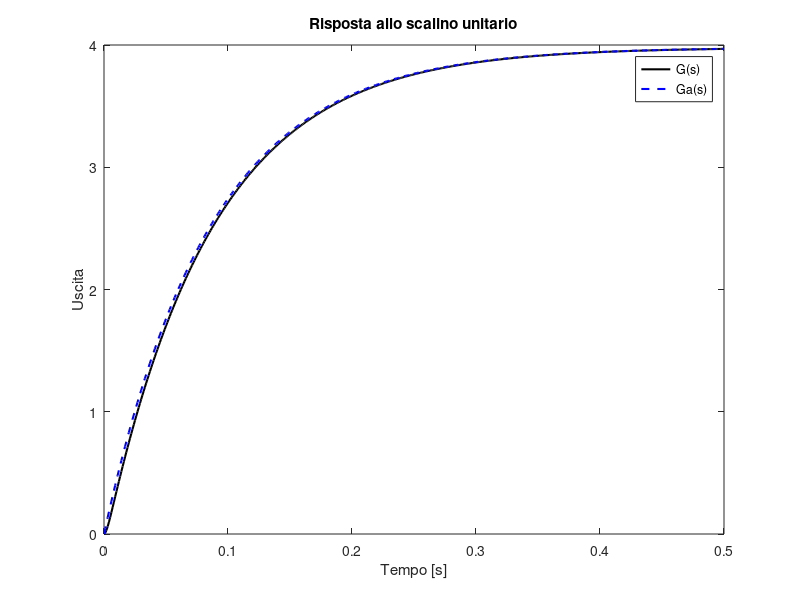
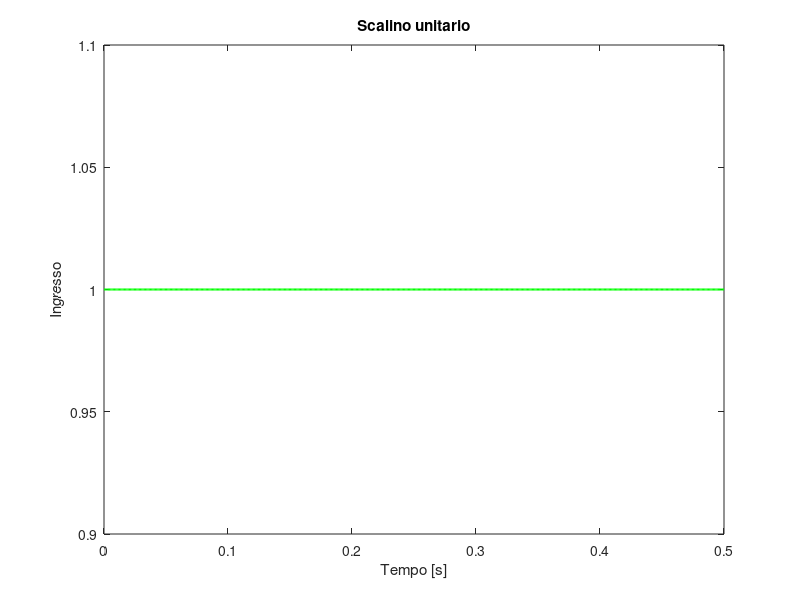
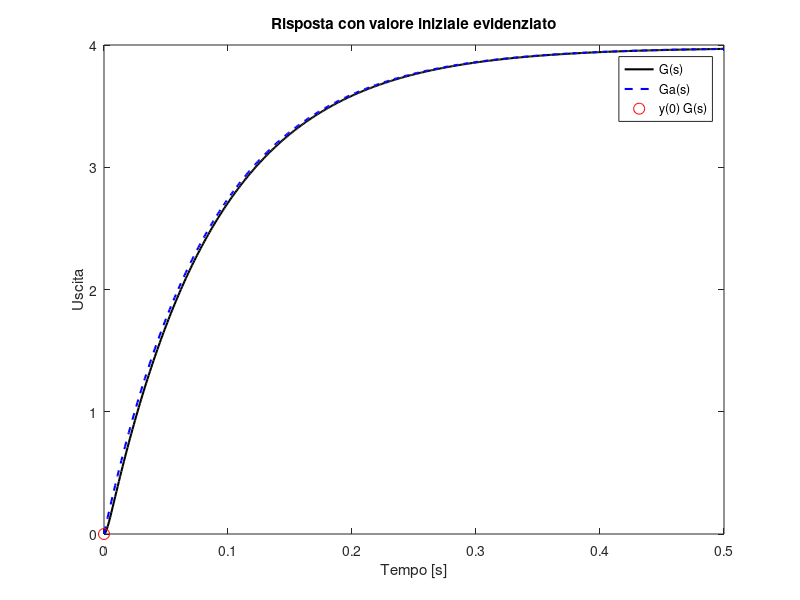
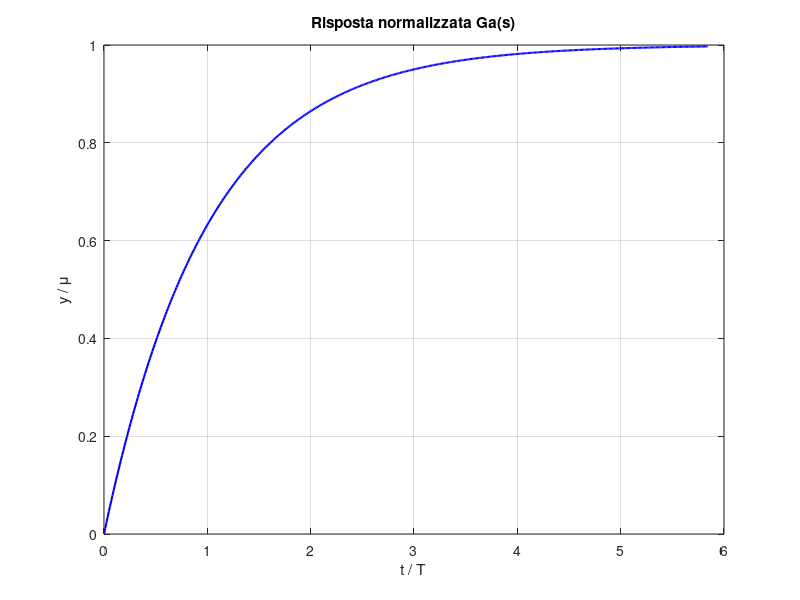

Source code (MATLAB) for these figures, in order:
%calcolo guadagno, poli, zeri e costanti di tempo

% Sistemi
G = tf(3.98, conv([0.0856 1], [0.0022 1]));
Ga = tf(3.98, [0.0856 1]);

% Guadagni (valore finale della risposta allo scalino)
mu_G = dcgain(G);
mu_Ga = dcgain(Ga);

% Poli e zeri
[zG, pG, kG] = zpkdata(G, 'v');
[zGa, pGa, kGa] = zpkdata(Ga, 'v');

% Costanti di tempo = -1 / real(polo)
tau_G = -1 ./ real(pG);
tau_Ga = -1 ./ real(pGa);

% Stabilità (poli con parte reale ≥ 0)
if any(real(pG) >= 0)
    warning('G(s) non è asintoticamente stabile. Poli: %s', mat2str(pG));
end
if any(real(pGa) >= 0)
    warning('Ga(s) non è asintoticamente stabile. Poli: %s', mat2str(pGa));
end

% Guadagno statico valido
if any(isnan([mu_G mu_Ga])) || any(isinf([mu_G mu_Ga]))
    error('Errore: guadagno statico indefinito (NaN o Inf).');
end

% Output
disp('Sistema G(s):');
fprintf('Guadagno: %.4f\n', mu_G);
fprintf('Poli: %.4f\n', pG);
fprintf('Costanti di tempo: %.4f\n', tau_G);


fprintf('\n');
disp('Sistema Ga(s):');

fprintf('Guadagno: %.4f\n', mu_Ga);
fprintf('Poli: %.4f\n', pGa);
fprintf('Costanti di tempo: %.4f\n', tau_Ga);

%risposta allo scalino e grafico + scalino
t = 0:0.001:0.5;
u = ones(size(t));  % scalino unitario

% Risposte allo scalino unitario
yG = lsim(G, u, t);
yGa = lsim(Ga, u, t);

% Grafico (replica slide 20)
figure;
plot(t, yG, 'k', 'LineWidth', 1.5); hold on;
plot(t, yGa, 'b--', 'LineWidth', 1.5);
xlabel('Tempo [s]');
ylabel('Uscita');
legend('G(s)', 'Ga(s)');
title('Risposta allo scalino unitario');

% Grafico scalino separato
figure;
plot(t, u, 'g', 'LineWidth', 1.5);
xlabel('Tempo [s]');
ylabel('Ingresso');
title('Scalino unitario');

%valori iniziali, finali e di regime
yG0 = yG(1);
yG_inf = yG(end);

yGa0 = yGa(1);
yGa_inf = yGa(end);

%Per sistemi stabili, soggetti a ingressi costanti, il valore di regime coincide con il guadagno statico
%Se il sistema è asintoticamente stabile, allora: Valore finale = Valore di regime

fprintf('\n');
disp('Valori finali e iniziali');
fprintf('Valore iniziale G(s): %.4f\n', yG0);
fprintf('Valore iniziale G(s): %.4f\n', yG_inf);
fprintf('\n');

fprintf('Valore iniziale G(s): %.4f\n', yGa0);
fprintf('Valore iniziale G(s): %.4f\n', yGa_inf);

%indicare valore iniziale su grafico
figure;
plot(t, yG, 'k', 'LineWidth', 1.5); hold on;
plot(t, yGa, 'b--', 'LineWidth', 1.5);
plot(0, yG0, 'ro', 'MarkerSize', 8, 'DisplayName', 'y(0) G(s)');
xlabel('Tempo [s]');
ylabel('Uscita');
legend('G(s)', 'Ga(s)', 'y(0) G(s)');
title('Risposta con valore iniziale evidenziato');


% Tempo normalizzato e risposta normalizzata (replica linea azzurra slide 16)
t_norm = t / tau_Ga;
y_norm = yGa / mu_Ga;

figure;
plot(t_norm, y_norm, 'b', 'LineWidth', 1.5);
xlabel('t / T');
ylabel('y / \mu');
title('Risposta normalizzata Ga(s)');
grid on;

% tempo salita Ts per Ga(s)
Ts_Ga = 2.2 * tau_Ga;
fprintf('\n');

% disp(['Tempo di salita Ts per Ga(s): ', num2str(Ts_Ga), ' s']);
fprintf('Tempo di salita Ts per Ga(s): %.4f\n', Ts_Ga);
